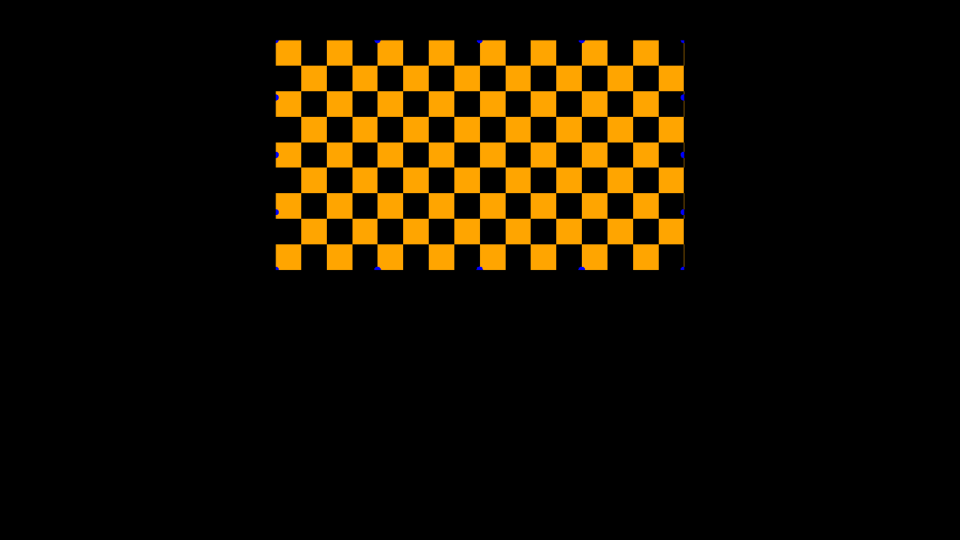
#> input picture q.PNG, 1920 x 1080 px, found by its file name (shown at 1/2 size)
$ python bb_lookAtPjView.py
#> lines starting #> are read from the running program, lines starting #| are printed output that depends on the picture; after the words box and inside, x2 and y2 are one past the last pixel; in counts of white or black regions, pixels touching at a corner belong together
import cv2
import numpy as np

img = cv2.imread("./q.png")
#> img is the input picture: shape (1080, 1920, 3); mean B, G, R 0.1, 14.9, 23
height, width, channels = img.shape[:3]
#> height = 1080; width = 1920; channels = 3

pts = np.array(((551, 80), (614, 740), (608, 743)))
for i in range(4):
  for i in range(2):
    if pts[i][i] > width:
      pts[i][i] = width
    if pts[i][i] < 0:
      pts[i][i] = 0
  if pts[i][i] > height or pts[i][i] <0:
    pts[i][i] = height
  if pts[i][i] < 0:
    pts[i][i] = 0
#> after the loop, pts = [[551, 80], [614, 740], [608, 743]]
print("h:{},w:{}".format(height, width))
#| h:1080,w:1920
print(pts)
#| [[551  80]
#|  [614 740]
#|  [608 743]]
cv2.fillPoly(img,
              [pts],
              [0, 255, 0])
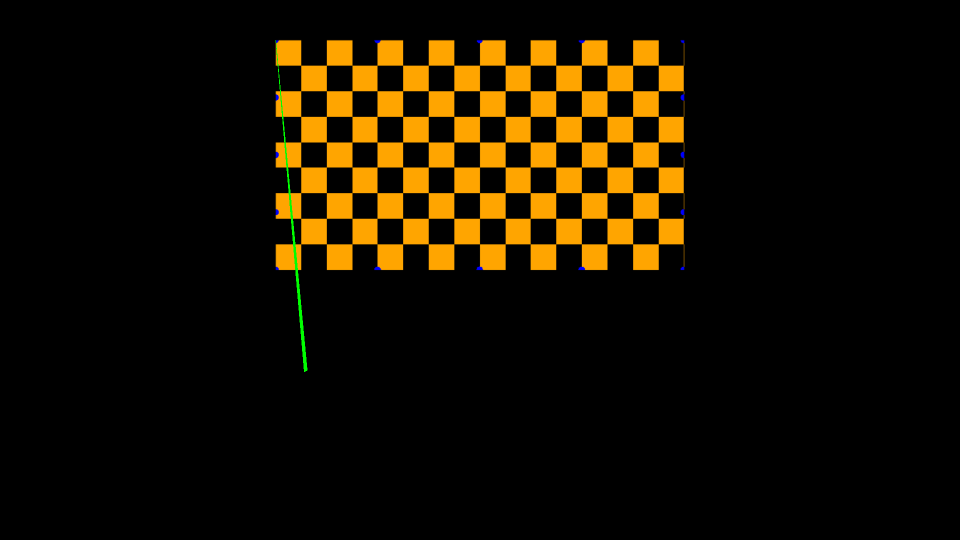
#> img: shape (1080, 1920, 3) (shown at 1/2 size); 0.13% of pixels changed, all inside (x1, y1, x2, y2) = (551, 80, 615, 744)
cv2.imwrite("./chess_after.png",img)

$ run again, with cap.PNG copied over q.PNG
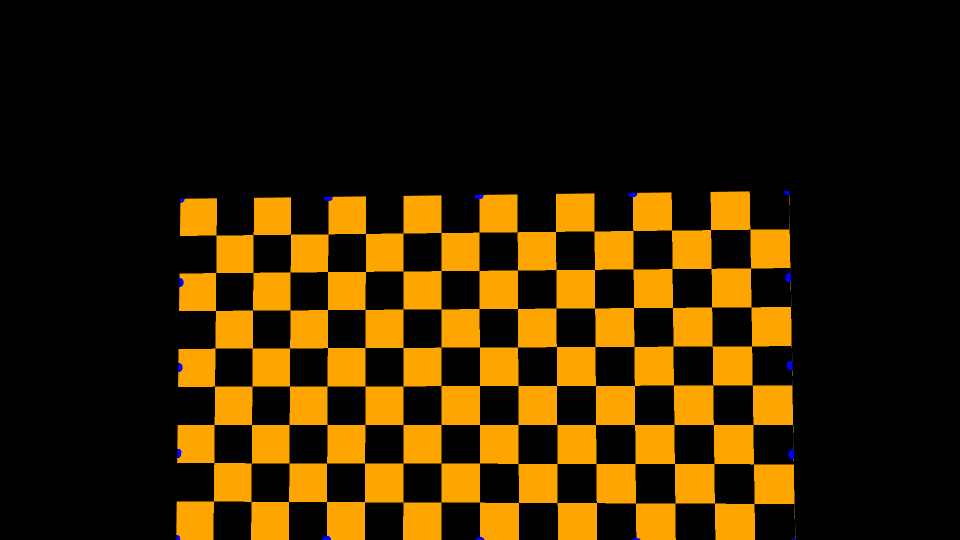
#> input picture cap.PNG, 1920 x 1080 px, found by its file name (shown at 1/2 size)
#> img is the input picture: shape (1080, 1920, 3); mean B, G, R 0.2, 33.6, 52
#| h:1080,w:1920
#| [[551  80]
#|  [614 740]
#|  [608 743]]
#> `cv2.fillPoly(img, [pts], [0, 255, 0])`:
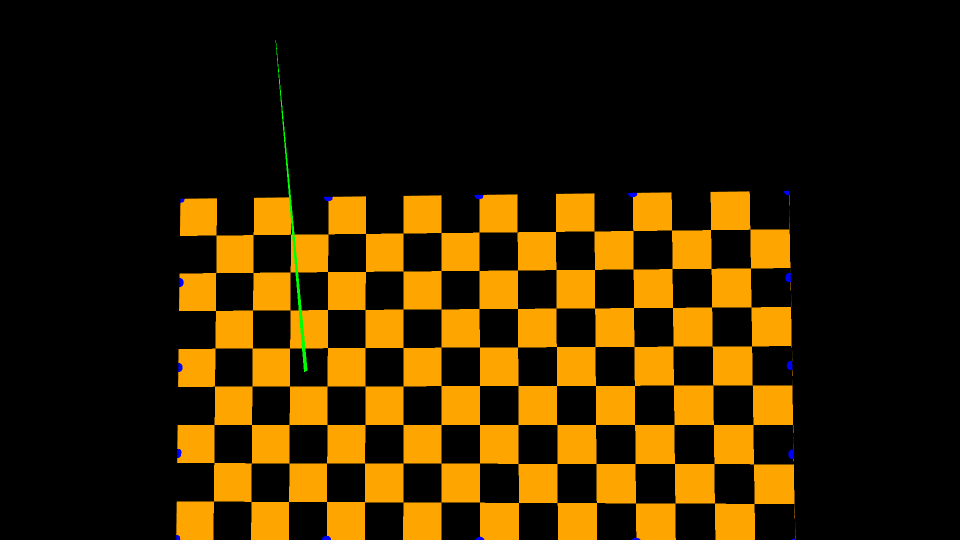
#> img: shape (1080, 1920, 3) (shown at 1/2 size); 0.13% of pixels changed, all inside (x1, y1, x2, y2) = (551, 80, 615, 744)
